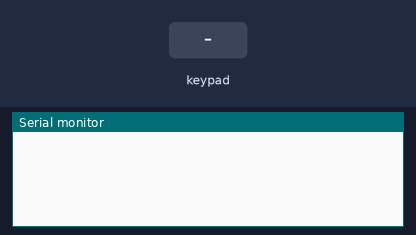
Recording of a sketch running on a simulated Arduino Uno, built with avr-gcc and run on an emulated ATmega328P. Parts: the last lines printed to the serial monitor. Wiring (inferred from the signals the program sends): 4×3 keypad with keys 1 2 3 4 5 6 7 8 9 * 0 # (labels assumed): rows pin 7, pin 2, pin 3, pin 5; columns pin 4, pin 6, pin 8. Inputs (shaded band) come from the test bench.

Above: at 1.2 s.
1.3 s: key '1' pressed
At 2.2 s:
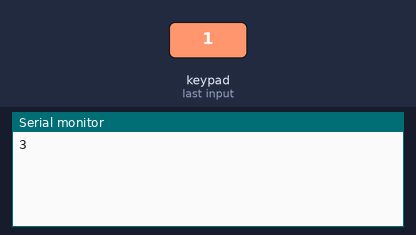
2.8 s: keypad keys 1 2 pressed 0.4 s apart
At 3.5 s:
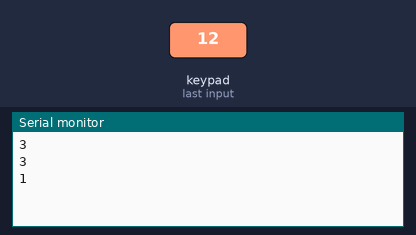
5.1 s: key '3' pressed
At 6.2 s:
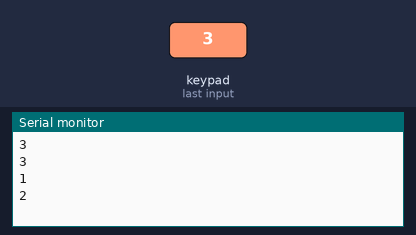
6.6 s: keypad keys 1 2 # pressed 0.4 s apart
At 7.9 s:
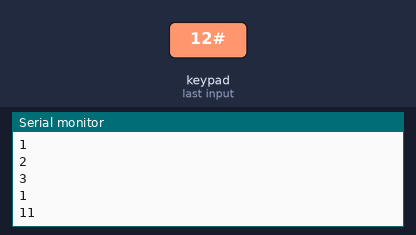
Timing chart, 0 to 9.6 s (numbered marks = the images above; inputs shaded):
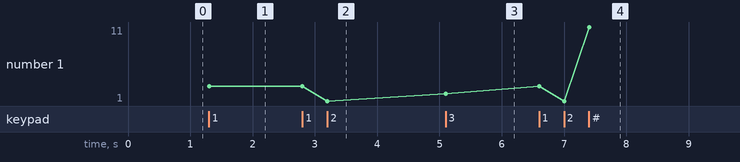

The sketch:

KeyboardReader.ino
```cpp
#include "Keyboard.h"


char rows[] = {7, 2, 3, 5};
char cols[] = {6, 8, 4};

Keyboard keyboard(rows,
cols);

void setup() {


  keyboard.Start();

  Serial.begin(9600);


}

void loop() {


}
```

Keyboard.cpp
```cpp
#include "Keyboard.h"

Keyboard* Keyboard::_instance = 0;

Keyboard::Keyboard(BYTE* PRows,
	BYTE* PCols)
{
	for (int i = 0; i < ROWS; i++)
	{
		_pRows[i] = PRows[i];

		pinMode(_pRows[i], INPUT_PULLUP);
	}

	for (int i = 0; i < COLS; i++)
	{
		_pCols[i] = PCols[i];
		pinMode(_pCols[i], OUTPUT);
	}

	//stop interrupts
	cli();

	// set entire TCCR2A register to 0
	TCCR2A = 0;
	// same for TCCR2B
	TCCR2B = 0;
	//initialize counter value to 0
	TCNT2 = 0;
	// frequency will be 49.7Hz
	OCR2A = 156;
	// turn on CTC mode
	TCCR2A |= (1 << WGM21);
	// Set CS01 and CS00 bits for 64 prescaler
	TCCR2B |= (1 << CS22);
	TCCR2B |= (1 << CS20);

	Stop();

	//allow interrupts
	sei();

	_instance = this;
}

Keyboard* Keyboard::GetInstance()
{
	return _instance;
}

void Keyboard::Start()
{
	TIMSK2 |= (1 << OCIE2A);
}

void Keyboard::Stop()
{
	TIMSK2 &= 0xFF ^ (1 << OCIE2A);
}

BYTE Keyboard::GetKey(BYTE Row,
	BYTE Col)
{
	return (Row * 3) + (Col + 1);
}

void Keyboard::TimerEvent()
{
	BYTE wasKeyDetected;

	wasKeyDetected = 0;
	for (BYTE i = 0; i < COLS; i++)
	{
		digitalWrite(_pCols[i], LOW);
		for (BYTE j = 0; j < ROWS; j++)
		{
			if (!digitalRead(_pRows[j]))
			{
				BYTE key;

				wasKeyDetected = 1;

				key = GetKey(j,
					i);
				if (key == _lastKeyPressed)
				{
					continue;
				}

				Serial.println(key);

				_lastKeyPressed = key;

			}
		}
		digitalWrite(_pCols[i], HIGH);
	}

	if (!wasKeyDetected)
	{
		_lastKeyPressed = 0;
	}
}

ISR(TIMER2_COMPA_vect) { //timer0 interrupt 2kHz toggles pin 8
						 //generates pulse wave of frequency 2kHz/2 = 1kHz (takes two cycles for full wave- toggle high then toggle low)
	Keyboard *pInstance;

	pInstance = Keyboard::GetInstance();
	if (!pInstance)
	{
		return;
	}

	pInstance->TimerEvent();
}
```

Keyboard.h
```cpp
#pragma once

#include <Arduino.h>
#include "Types.h"

#define ROWS 4
#define COLS 3

class Keyboard
{
public:
	Keyboard(BYTE*,
		BYTE*);

	static Keyboard* GetInstance();

	void Start();
	void Stop();

	void TimerEvent();

private:
	static Keyboard* _instance;
	BYTE _pRows[4];
	BYTE _pCols[4];
	BYTE _lastKeyPressed;

	BYTE GetKey(BYTE,
		BYTE);

};
```

Types.h
```cpp
#pragma once

#define DWORD unsigned long
#define WORD int

#define BYTE byte
```

Measured:
- after the input at 1.3 s, the serial monitor: prints a new line at once (image 1)
- after the input at 2.8 s, the serial monitor: prints a new line after 0.40 s (image 2)
- after the input at 5.1 s, the serial monitor: prints a new line at once (image 3)
- after the input at 6.6 s, the serial monitor: prints a new line at once (image 4)
- plotted number 1: 3 → 1 after the input at 2.8 s, 1 → 2 after the input at 5.1 s, 2 → 11 after the input at 6.6 s
